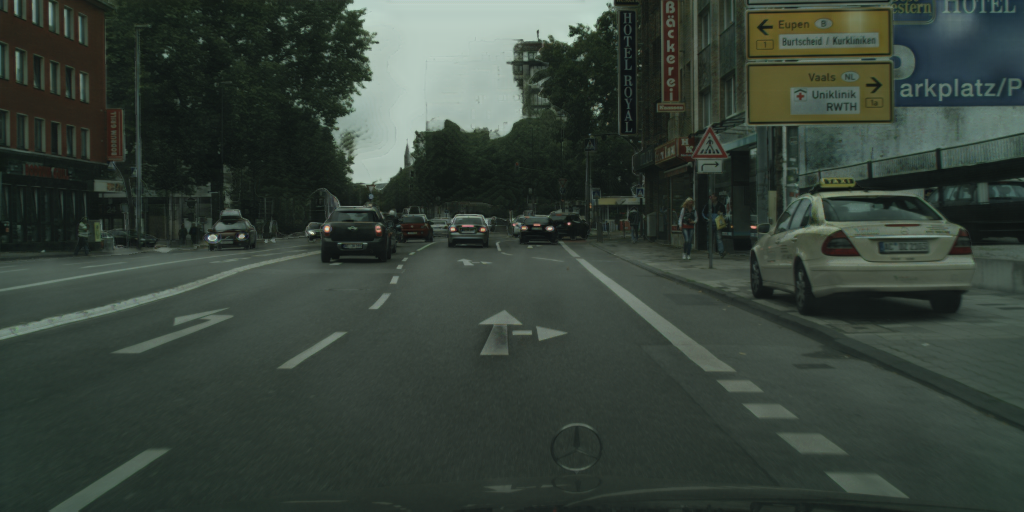
#> input picture annotation_app/images/image_1.png, 2048 x 1024 px, found by its file name (shown at 1/2 size); its folder holds only this picture in this run
$ python v3.py
#> lines starting #> are read from the running program, lines starting #| are printed output that depends on the picture; after the words box and inside, x2 and y2 are one past the last pixel; in counts of white or black regions, pixels touching at a corner belong together
import os
import cv2

#first version : taking 1 ROI from each image and saving it in txt file
#second version : we want multiple ROI from image
#third version : we want to know the type of each ROI when they are not all car or all people

imagefol="/home/nirnaya/Desktop/Edge AI/annotation_app/images"
annotationfol="/home/nirnaya/Desktop/Edge AI/annotation_app/labels"

imlist=os.listdir(imagefol) #imlist will have all the imagenames as a list

font=cv2.FONT_HERSHEY_SIMPLEX
fontScale=1
color=(255,0,0)
thickness=2

for im in imlist:
    img=cv2.imread(os.path.join(imagefol,im)) #img is a 3d array containing the RGB image
#> img is the input picture: shape (1024, 2048, 3); mean B, G, R 56.5, 64.7, 53.9
    #no of bits for the image = rows*cols*3*8


    shape=img.shape
#> shape = (1024, 2048, 3)
    height=shape[0]
#> height = 1024
    width=shape[1]
#> width = 2048

    org=(00,20)
    img=cv2.putText(img, "next", org,font, fontScale, color, thickness,cv2.LINE_AA)
#> img: shape (1024, 2048, 3); 0.04% of pixels changed, all inside (x1, y1, x2, y2) = (2, 0, 67, 23)

    org=(500,20)
    img=cv2.putText(img, "Car", org, font, fontScale, color, thickness,cv2.LINE_AA)
#> img: shape (1024, 2048, 3); mean B, G, R 56.6, 64.7, 53.9

    org=(1000,20)
    img=cv2.putText(img, "Person", org, font, fontScale, color, thickness,cv2.LINE_AA)
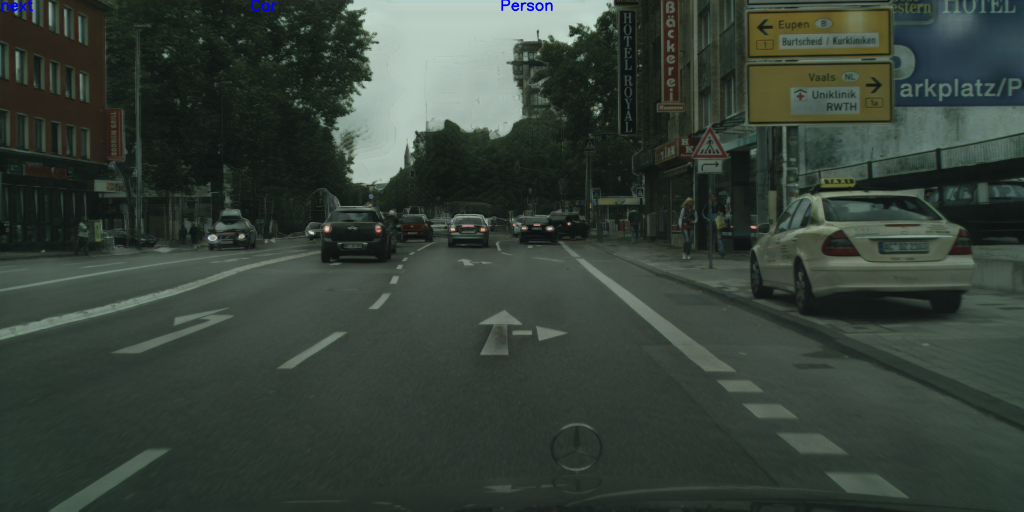
#> img: shape (1024, 2048, 3) (shown at 1/2 size); mean B, G, R 56.6, 64.6, 53.8

    frame=im[: -4]
    dst_txt=frame + '.txt'
    with open(os.path.join(annotationfol,dst_txt),'w') as f:
        while(1):
#> (the run stopped early here; a loop or call above may not have finished)

$ run again, on annotation_app/images/image_2.png
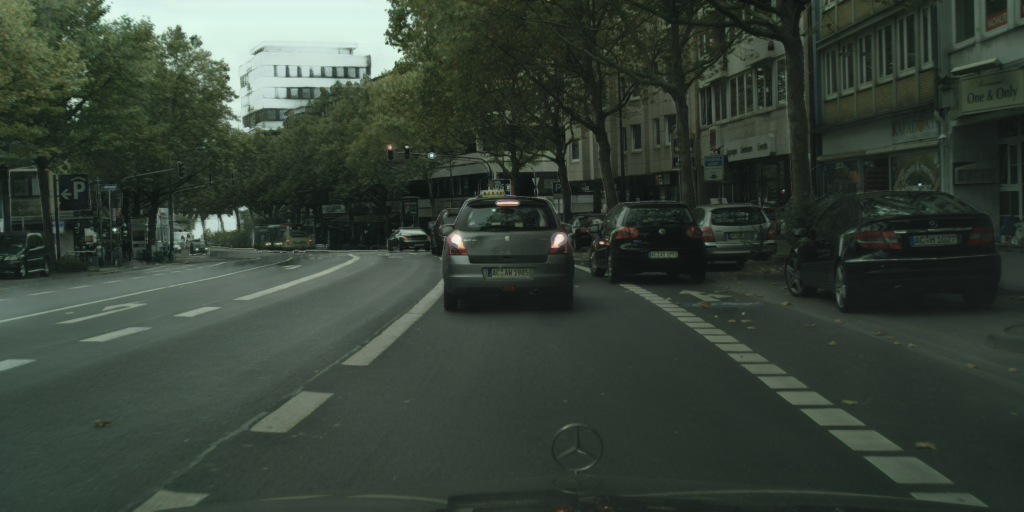
#> input picture annotation_app/images/image_2.png, 2048 x 1024 px, found by its file name (shown at 1/2 size)
#> img is the input picture: shape (1024, 2048, 3); mean B, G, R 55.1, 65.3, 54.4
#> `img=cv2.putText(img, "Person", org, font, fontScale, color, thickness,..`:
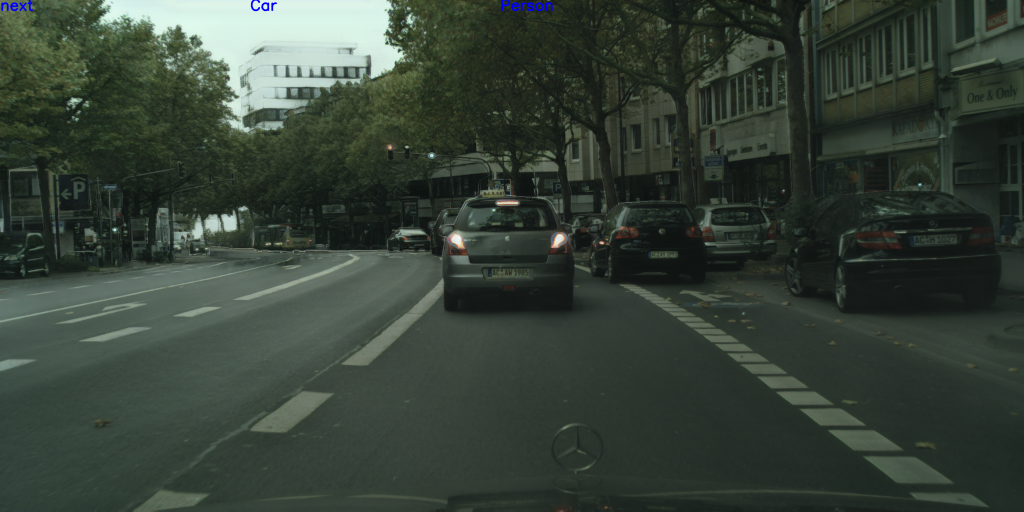
#> img: shape (1024, 2048, 3) (shown at 1/2 size); mean B, G, R 55.3, 65.2, 54.3

$ run again, on annotation_app/images/image_3.png
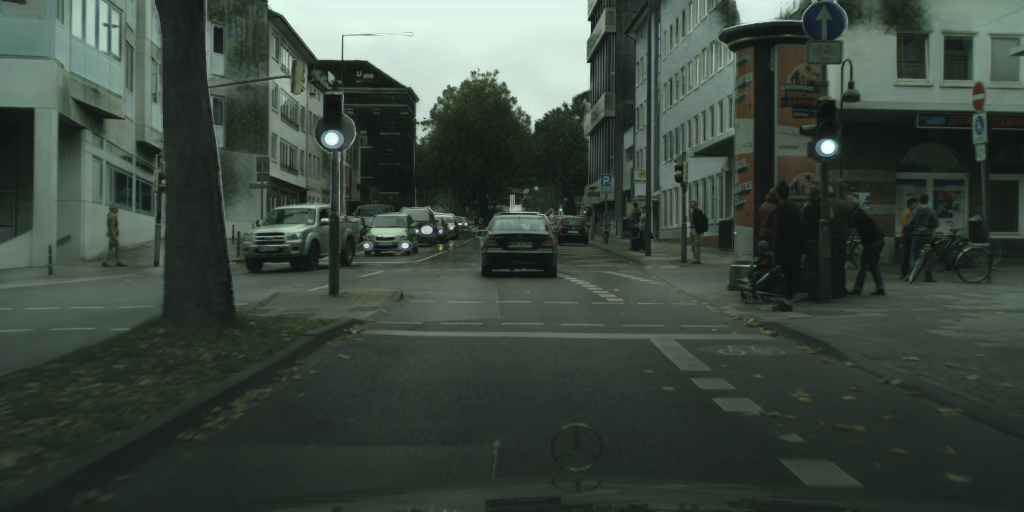
#> input picture annotation_app/images/image_3.png, 2048 x 1024 px, found by its file name (shown at 1/2 size)
#> img is the input picture: shape (1024, 2048, 3); mean B, G, R 63.2, 71.7, 60
#> `img=cv2.putText(img, "Person", org, font, fontScale, color, thickness,..`:
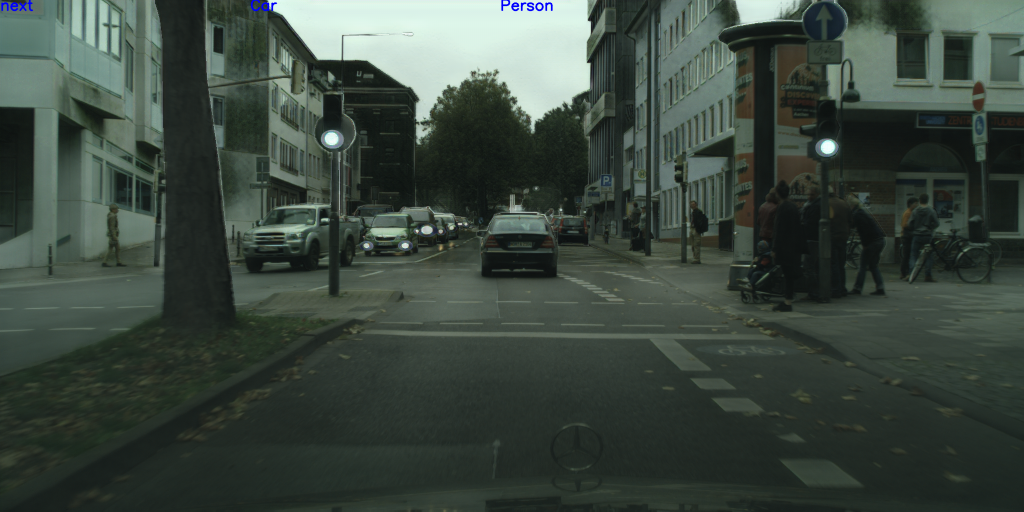
#> img: shape (1024, 2048, 3) (shown at 1/2 size); mean B, G, R 63.3, 71.6, 59.8
